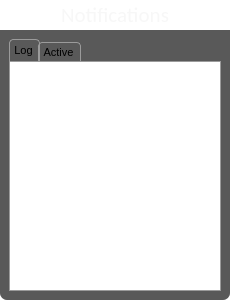
<?xml version="1.0" encoding="UTF-8"?>
<ui version="4.0">
 <class>NotificationBrowserWidget</class>
 <widget class="QWidget" name="NotificationBrowserWidget">
  <property name="geometry">
   <rect>
    <x>0</x>
    <y>0</y>
    <width>230</width>
    <height>300</height>
   </rect>
  </property>
  <property name="sizePolicy">
   <sizepolicy hsizetype="Fixed" vsizetype="Fixed">
    <horstretch>0</horstretch>
    <verstretch>0</verstretch>
   </sizepolicy>
  </property>
  <property name="minimumSize">
   <size>
    <width>230</width>
    <height>300</height>
   </size>
  </property>
  <property name="maximumSize">
   <size>
    <width>16777215</width>
    <height>300</height>
   </size>
  </property>
  <property name="windowTitle">
   <string>NotificationBrowserWidget</string>
  </property>
  <property name="styleSheet">
   <string notr="true">QWidget#NotificationBrowserWidget {
	background-color: transparent;
}

QWidget#tabContainerWidget {
	background-color: rgba(34,34,34,191);
	border-bottom-left-radius: 7px;
	border-bottom-right-radius: 7px;
}

QWidget#scrollContentActive, QWidget#scrollContentLog {
	background-color: white;
}

 QTabWidget::pane { /* The tab widget frame */
	border: 1px solid #9B9B9B;
	background-color: white;
 }

 QTabWidget::tab-bar {
     left: 0px;  /* move to the right by 5px */
 }

 /* Style the tab using the tab sub-control. Note that
     it reads QTabBar _not_ QTabWidget */
 QTabBar::tab {
     background: qlineargradient(x1: 0, y1: 0, x2: 0, y2: 1,
                                 stop: 0 #E1E1E1, stop: 0.4 #DDDDDD,
                                 stop: 0.5 #D8D8D8, stop: 1.0 #D3D3D3);
     border: 1px solid #9B9B9B;
     border-top-left-radius: 4px;
     border-top-right-radius: 4px;
     border-bottom: 0px;
     min-width: 12ex;
     padding: 2px;
     padding-right: 5px;
     padding-left: 3px;
	 font: 11px;
 }

 QTabBar::tab:selected, QTabBar::tab:hover {
     background: qlineargradient(x1: 0, y1: 0, x2: 0, y2: 1,
                                 stop: 0 #fafafa, stop: 0.4 #f4f4f4,
                                 stop: 0.5 #e7e7e7, stop: 1.0 #fafafa);
 }

 QTabBar::tab:selected {
     border-color: #9B9B9B;
     border-bottom-color: rgba(0,0,0,0); /* same as pane color */
	 border-bottom: 0px;
 }

 QTabBar::tab:!selected {
     margin-top: 3px; /* make non-selected tabs look smaller */
 }

 /* make use of negative margins for overlapping tabs */
 QTabBar::tab:selected {
     /* expand/overlap to the left and right by 4px */
     margin-left: -2px;
     margin-right: -2px;
 }

 QTabBar::tab:first:selected {
     margin-left: 0; /* the first selected tab has nothing to overlap with on the left */
 }

 QTabBar::tab:last:selected {
     margin-right: 0; /* the last selected tab has nothing to overlap with on the right */
 }

 QTabBar::tab:only-one {
     margin: 0; /* if there is only one tab, we don't want overlapping margins */
 }</string>
  </property>
  <layout class="QVBoxLayout" name="verticalLayout">
   <property name="spacing">
    <number>0</number>
   </property>
   <property name="margin">
    <number>0</number>
   </property>
   <item>
    <widget class="QLabel" name="titleLabel">
     <property name="sizePolicy">
      <sizepolicy hsizetype="Expanding" vsizetype="Fixed">
       <horstretch>0</horstretch>
       <verstretch>0</verstretch>
      </sizepolicy>
     </property>
     <property name="minimumSize">
      <size>
       <width>0</width>
       <height>30</height>
      </size>
     </property>
     <property name="maximumSize">
      <size>
       <width>16777215</width>
       <height>30</height>
      </size>
     </property>
     <property name="font">
      <font>
       <family>Calibri</family>
       <pointsize>16</pointsize>
      </font>
     </property>
     <property name="styleSheet">
      <string notr="true">QLabel#titleLabel {
	background-image: url('./data/ui/images/ether/title_bg.png');
	background-position: top left;
	background-repeat: repeat-x;
	color: qlineargradient(spread:pad, x1:1, y1:0, x2:1, y2:1, stop:0 rgba(233, 233, 233, 255), stop:1 rgba(247, 247, 247, 255));
}</string>
     </property>
     <property name="text">
      <string>Notifications</string>
     </property>
     <property name="alignment">
      <set>Qt::AlignCenter</set>
     </property>
    </widget>
   </item>
   <item>
    <widget class="QWidget" name="tabContainerWidget" native="true">
     <layout class="QVBoxLayout" name="verticalLayout_2">
      <property name="topMargin">
       <number>9</number>
      </property>
      <item>
       <widget class="QTabWidget" name="categoryTabWidget">
        <property name="currentIndex">
         <number>0</number>
        </property>
        <widget class="QWidget" name="logTab">
         <attribute name="title">
          <string>Log</string>
         </attribute>
         <layout class="QVBoxLayout" name="verticalLayout_5">
          <property name="spacing">
           <number>0</number>
          </property>
          <property name="margin">
           <number>0</number>
          </property>
          <item>
           <widget class="QScrollArea" name="scrollAreaLog">
            <property name="frameShape">
             <enum>QFrame::NoFrame</enum>
            </property>
            <property name="widgetResizable">
             <bool>true</bool>
            </property>
            <widget class="QWidget" name="scrollContentLog">
             <property name="geometry">
              <rect>
               <x>0</x>
               <y>0</y>
               <width>210</width>
               <height>229</height>
              </rect>
             </property>
             <layout class="QVBoxLayout" name="verticalLayout_6">
              <property name="spacing">
               <number>0</number>
              </property>
              <property name="margin">
               <number>0</number>
              </property>
              <item>
               <layout class="QVBoxLayout" name="logLayout">
                <property name="spacing">
                 <number>0</number>
                </property>
               </layout>
              </item>
             </layout>
            </widget>
           </widget>
          </item>
         </layout>
        </widget>
        <widget class="QWidget" name="activeTab">
         <attribute name="title">
          <string>Active</string>
         </attribute>
         <layout class="QVBoxLayout" name="verticalLayout_3">
          <property name="spacing">
           <number>0</number>
          </property>
          <property name="margin">
           <number>0</number>
          </property>
          <item>
           <widget class="QScrollArea" name="scrollAreaActive">
            <property name="frameShape">
             <enum>QFrame::NoFrame</enum>
            </property>
            <widget class="QWidget" name="scrollContentActive">
             <property name="geometry">
              <rect>
               <x>0</x>
               <y>0</y>
               <width>210</width>
               <height>268</height>
              </rect>
             </property>
             <layout class="QVBoxLayout" name="verticalLayout_4">
              <property name="spacing">
               <number>0</number>
              </property>
              <property name="margin">
               <number>0</number>
              </property>
              <item>
               <layout class="QVBoxLayout" name="activeLayout">
                <property name="spacing">
                 <number>0</number>
                </property>
               </layout>
              </item>
             </layout>
            </widget>
           </widget>
          </item>
         </layout>
        </widget>
       </widget>
      </item>
     </layout>
    </widget>
   </item>
  </layout>
 </widget>
 <resources/>
 <connections/>
</ui>
